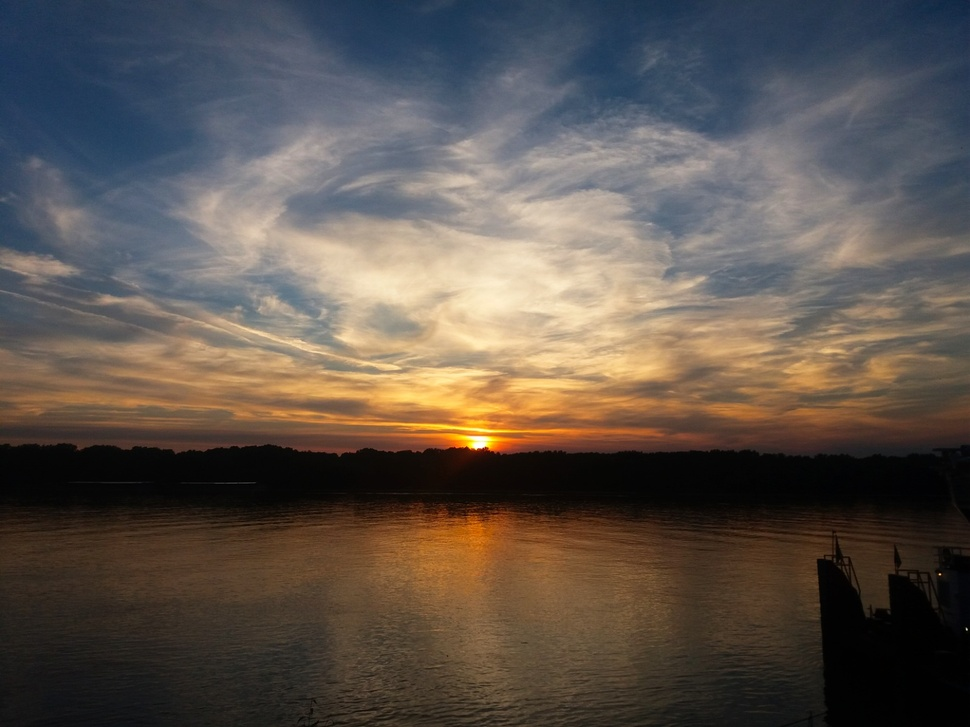
#> input picture assets/2017-06-10-20-45-25.jpg, 970 x 727 px, shrunk from 1600 x 1200 before the run
$ python grayscale_histogram.py --image assets/2017-06-10-20-45-25.jpg
#> lines starting #> are read from the running program, lines starting #| are printed output that depends on the picture
import cv2
import sys
import os
import numpy as np
from matplotlib import pyplot as plt
import argparse

print(sys.version)
print(cv2. __version__ )


print("hello openCV")
image_path = 'assets\\'
image_name = 'IMG_20200919_094007'
image_ext = '.jpg'
results_path = 'results\\'

if __name__ == '__main__':
	ap = argparse.ArgumentParser()
	ap.add_argument("-i", "--image", required=True, help="path to the image")
	args = vars(ap.parse_args())

	image = cv2.imread(args["image"])
#> image is the input picture: shape (727, 970, 3); mean B, G, R 77.3, 84.3, 93.3
	image_grey = cv2.cvtColor(image, cv2.COLOR_BGR2GRAY)
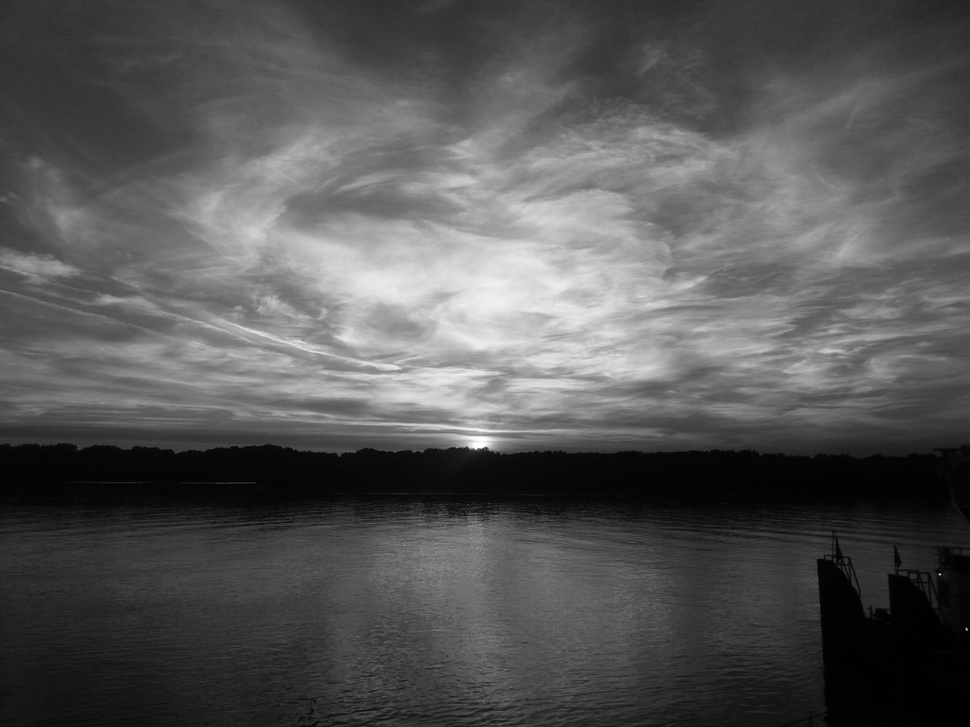
#> image_grey: shape (727, 970); min 0, max 255, mean 86.2
	cv2.imshow("original image", image)
	cv2.imshow("grey image", image_grey)


	hist_grey = cv2.calcHist([image_grey], [0], None, [256], [0,256])
#> hist_grey = 256 values, max 10819 at index 6, min 1 at index 255, mean 2754.6

	# [6 lines of commented-out code are left out]
	plt.figure()
	plt.title("Grayscale Histogram")
	plt.xlabel("Bins")
	plt.ylabel("# of Pixels")
	plt.plot(hist_grey)
	plt.xlim([0, 256])
	plt.show()
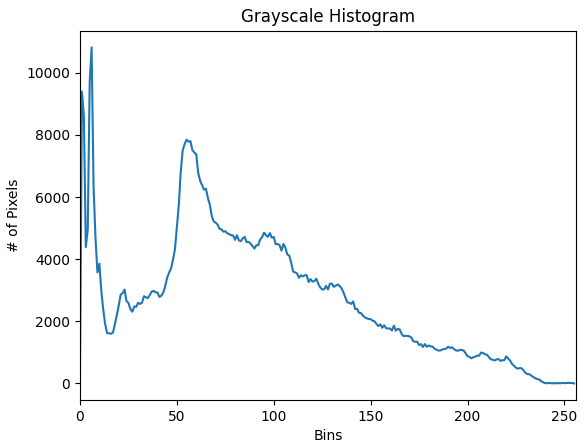
#> figure drawn by matplotlib, 1 panel; curve peaks at x = 6, y = 10819


	k = cv2.waitKey(0)
#> (key Esc is pressed here)
